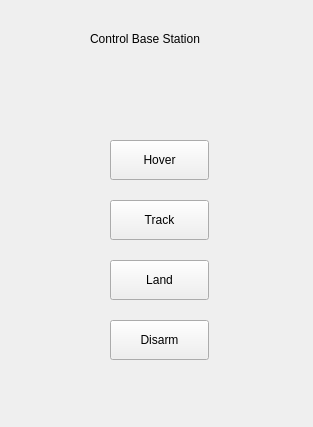
<?xml version="1.0" encoding="UTF-8"?>
<ui version="4.0">
 <class>Form</class>
 <widget class="QWidget" name="Form">
  <property name="geometry">
   <rect>
    <x>0</x>
    <y>0</y>
    <width>313</width>
    <height>427</height>
   </rect>
  </property>
  <property name="windowTitle">
   <string>Form</string>
  </property>
  <widget class="QPushButton" name="pushButton">
   <property name="geometry">
    <rect>
     <x>110</x>
     <y>140</y>
     <width>99</width>
     <height>40</height>
    </rect>
   </property>
   <property name="text">
    <string>Hover</string>
   </property>
  </widget>
  <widget class="QPushButton" name="pushButton_2">
   <property name="geometry">
    <rect>
     <x>110</x>
     <y>200</y>
     <width>99</width>
     <height>40</height>
    </rect>
   </property>
   <property name="text">
    <string>Track</string>
   </property>
  </widget>
  <widget class="QPushButton" name="pushButton_3">
   <property name="geometry">
    <rect>
     <x>110</x>
     <y>260</y>
     <width>99</width>
     <height>40</height>
    </rect>
   </property>
   <property name="text">
    <string>Land</string>
   </property>
  </widget>
  <widget class="QPushButton" name="pushButton_4">
   <property name="geometry">
    <rect>
     <x>110</x>
     <y>320</y>
     <width>99</width>
     <height>40</height>
    </rect>
   </property>
   <property name="text">
    <string>Disarm</string>
   </property>
  </widget>
  <widget class="QLabel" name="label">
   <property name="geometry">
    <rect>
     <x>90</x>
     <y>30</y>
     <width>141</width>
     <height>17</height>
    </rect>
   </property>
   <property name="text">
    <string>Control Base Station</string>
   </property>
  </widget>
 </widget>
 <resources/>
 <connections/>
 <slots>
  <slot>hover()</slot>
  <slot>track()</slot>
  <slot>land()</slot>
  <slot>disarm()</slot>
 </slots>
</ui>
